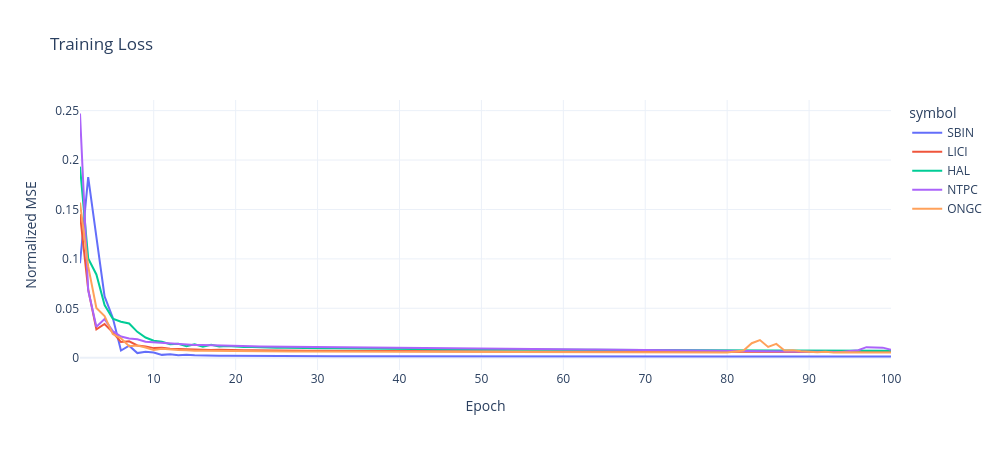

Source (notebook cell):
### Code cell
fig = px.line(
    training, 
    x="epoch", 
    y="train_mse", 
    color="symbol",
    title="Training Loss", 
    labels={"epoch":"Epoch", "train_mse":"Normalized MSE"},
    width=1000, 
    height=450,
    render_mode="svg"
)
fig.show()
fig.write_image("../images/training-loss.png", width=1000, height=450, scale=2)
